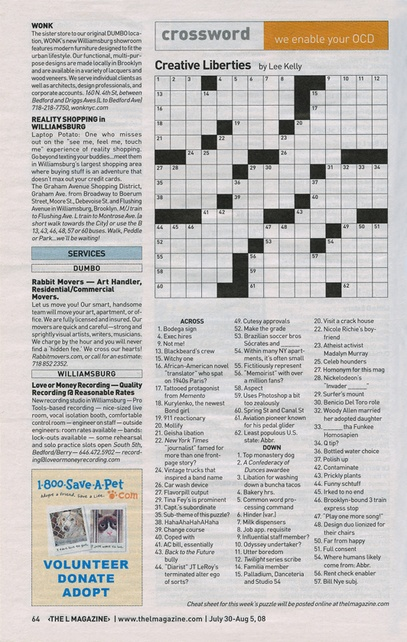
#> input picture ComputerVisionWithPython/DATA/crossword.jpg, 407 x 642 px, shrunk from 532 x 839 before the run
$ jupyter execute '02_ThresholdingBluring&Smoothing.ipynb'
#> lines starting #> are read from the running program, lines starting #| are printed output that depends on the picture; after the words box and inside, x2 and y2 are one past the last pixel; in counts of white or black regions, pixels touching at a corner belong together
[cell 1]
import cv2 as cv
import matplotlib.pyplot as plt
import numpy as np

[cell 2]
def showImg(img):
    fig = plt.figure(figsize=(15,15))
    ax = fig.add_subplot(111)
    ax.imshow(img, cmap="gray")

img = cv.imread("../DATA/crossword.jpg", cv.IMREAD_GRAYSCALE)
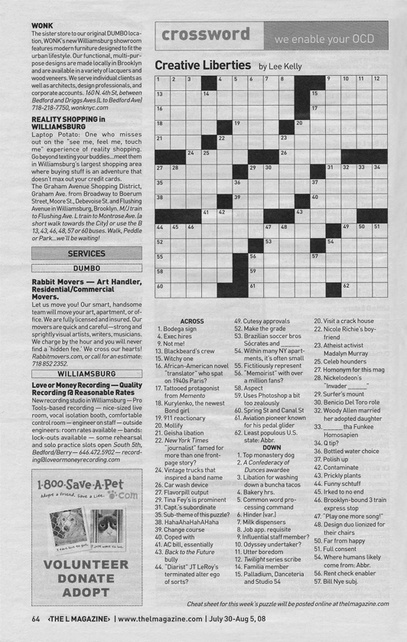
#> img: shape (642, 407); min 0, max 255, mean 194.9
showImg(img)

thresValue, binayTh = cv.threshold(img, 127, 255, cv.THRESH_BINARY)
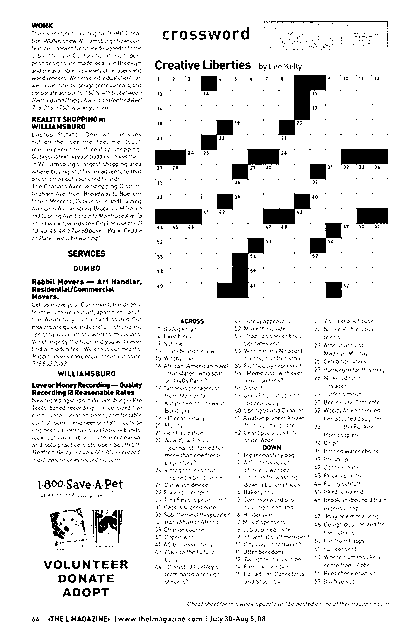
#> binayTh: shape (642, 407); 92% white; 3922 black regions (3816 under 20 px), largest, box (x1, y1, x2, y2) and area: (278, 75, 326, 135) 1204, (217, 238, 264, 298) 1191, (232, 149, 280, 180) 726
showImg(binayTh)

adaptTh = cv.adaptiveThreshold(img, 255, cv.ADAPTIVE_THRESH_GAUSSIAN_C, cv.THRESH_BINARY, 11, 8)
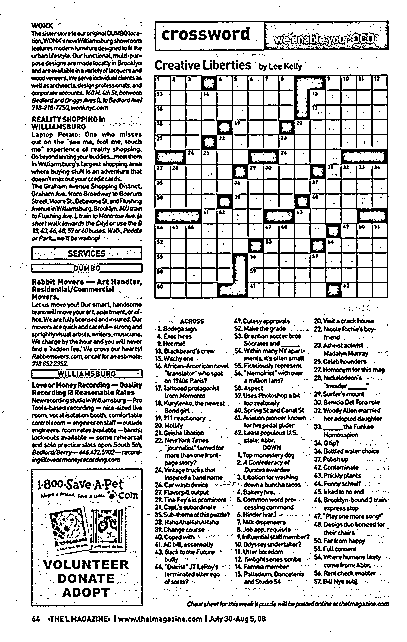
#> adaptTh: shape (642, 407); 80.5% white; black in thin lines or dots
showImg(adaptTh)

blendThresh = cv.addWeighted(src1=binayTh, alpha=0.6, src2=adaptTh, beta=0.4, gamma=0 )
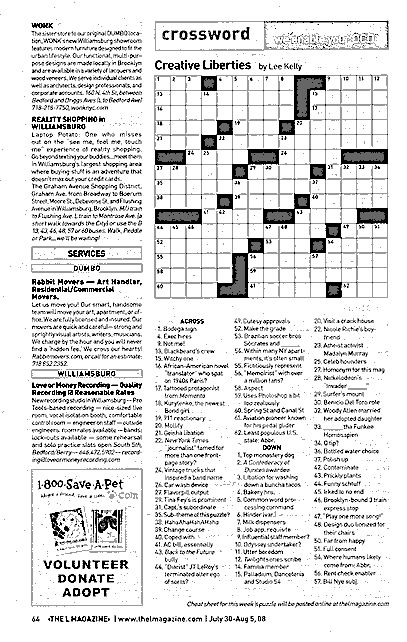
#> blendThresh: shape (642, 407); min 0, max 255, mean 222.8
showImg(blendThresh)

[cell 3]
img = cv.cvtColor(cv.imread("../DATA/bricks.jpg").astype(np.float32)/255, cv.COLOR_BGR2RGB)
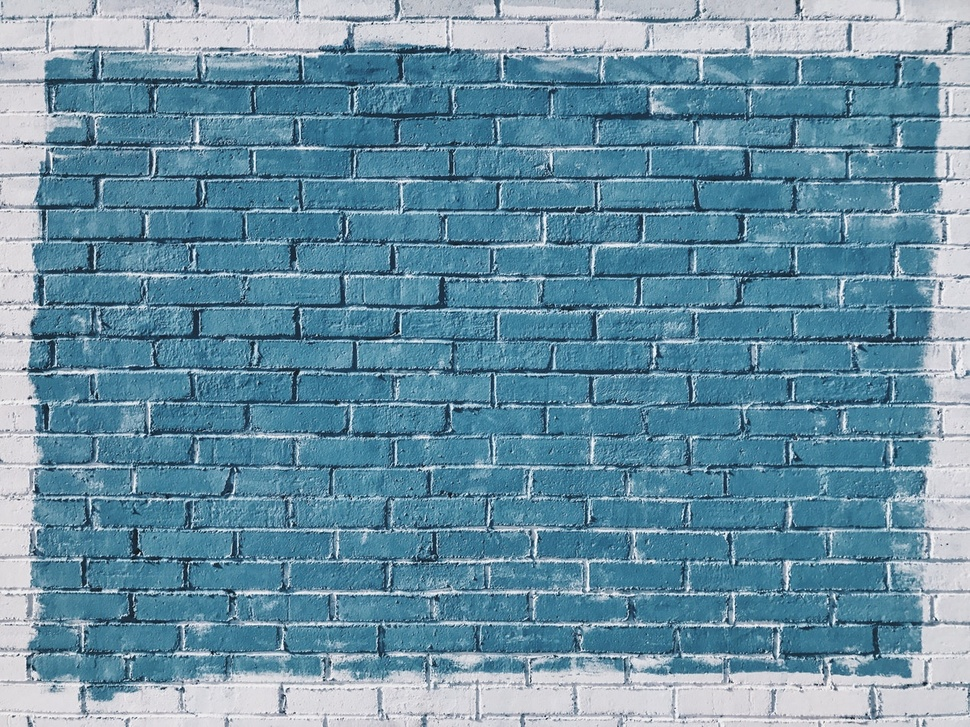
#> input picture ComputerVisionWithPython/DATA/bricks.jpg, 970 x 727 px, shrunk from 1267 x 950 before the run
#> img: shape (727, 970, 3) float32
gamma = 1/2
gammaImage = np.power(img, gamma)
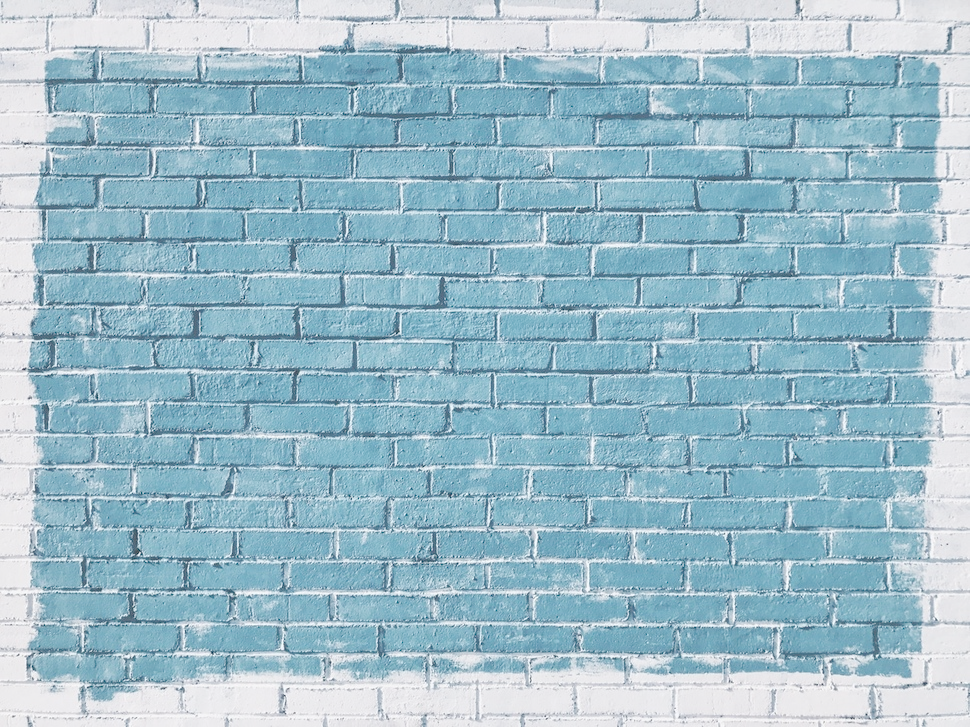
#> gammaImage: shape (727, 970, 3) float32; mean R, G, B 0.615, 0.742, 0.795
plt.imshow(gammaImage)
